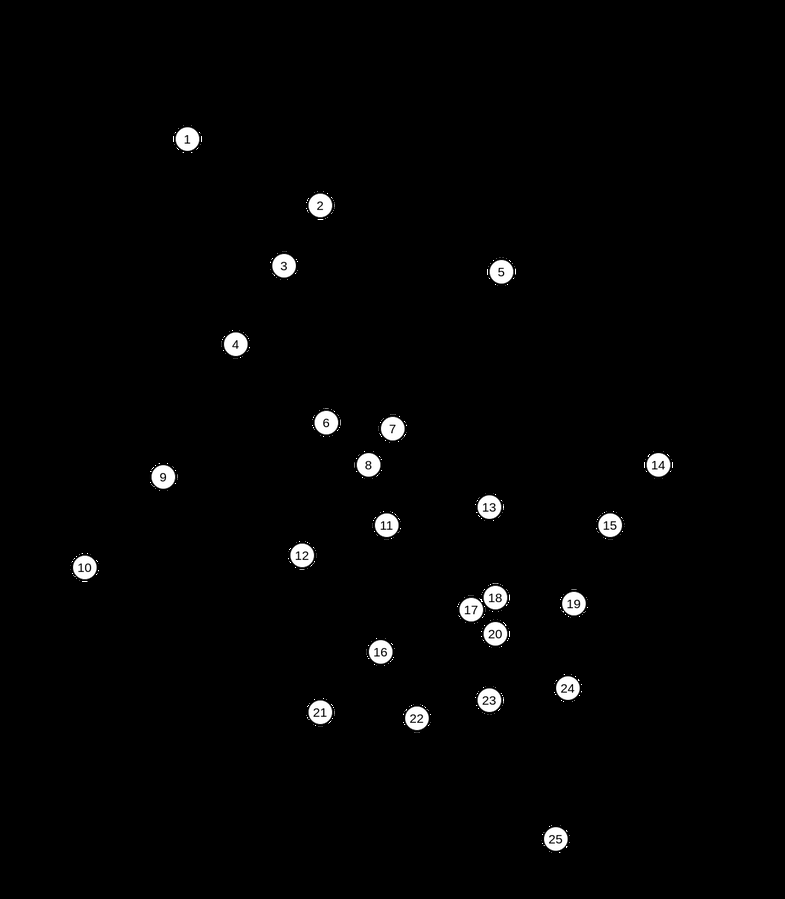
#> input picture data/nodes_only.png, 785 x 899 px, shrunk from 1300 x 1490 before the run, found by its file name
$ python extract_graph.py
#> lines starting #> are read from the running program, lines starting #| are printed output that depends on the picture; after the words box and inside, x2 and y2 are one past the last pixel; in counts of white or black regions, pixels touching at a corner belong together
import cv2
import pytesseract
from pytesseract import Output
import numpy as np
import networkx as nx

# Load the image
img = cv2.imread('data/nodes_only.png')
#> img is the input picture: shape (899, 785, 3); min 0, max 255, mean 3.8

# Convert the image to grayscale
gray = cv2.cvtColor(img, cv2.COLOR_BGR2GRAY)

# Use thresholding to isolate the nodes - this value may need adjustment
_, thresh = cv2.threshold(gray, 200, 255, cv2.THRESH_BINARY_INV)
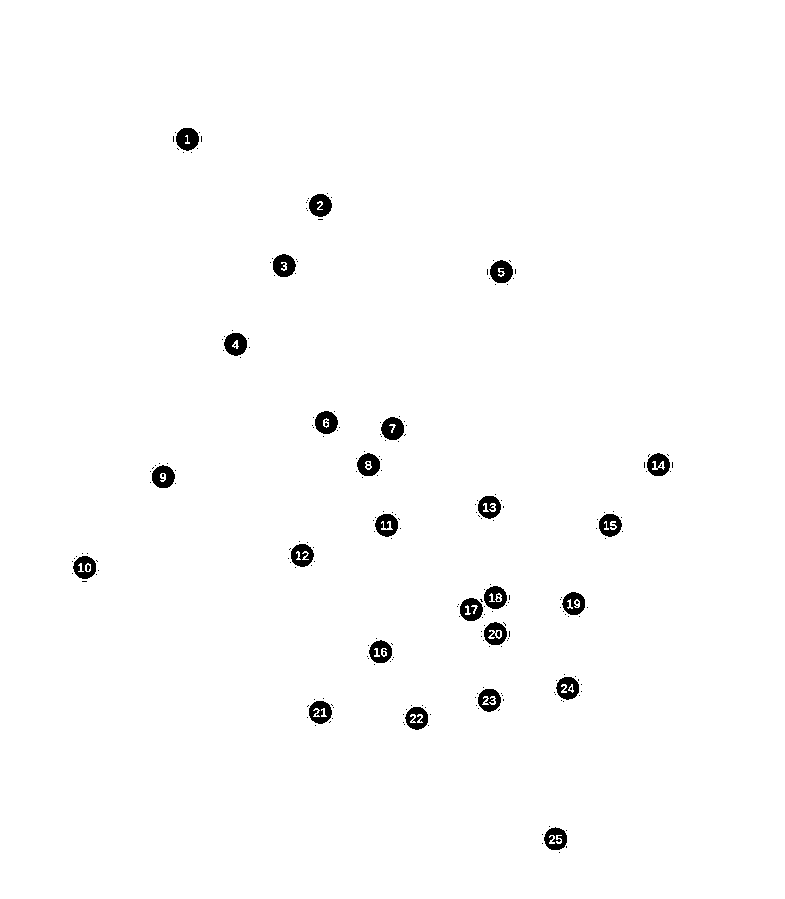
#> thresh: shape (899, 785); 98.7% white; 241 black regions (216 under 20 px)

# Find contours which will be the nodes
contours, _ = cv2.findContours(thresh, cv2.RETR_TREE, cv2.CHAIN_APPROX_SIMPLE)
#> contours = 300 contours, 260 with area under 20; largest, box (x1, y1, x2, y2) and area: (0, 0, 785, 899) 704032, (459, 597, 484, 622) 450, (308, 700, 333, 725) 448, (483, 585, 508, 610) 448, (314, 410, 339, 435) 448

# This will hold the centroid positions of the nodes
nodes_positions = {}

# Iterate over contours and compute the centroids
for i,contour in enumerate(contours):
    M = cv2.moments(contour)
    # Skip small contours that may be noise or not actual nodes
    if M["m00"] != 0 and cv2.contourArea(contour) > 10:
        cX = int(M["m10"] / M["m00"])
        cY = int(M["m01"] / M["m00"])
        # Draw the contour and center of the shape on the image
        cv2.drawContours(img, [contour], -1, (0, 255, 0), 2)
        cv2.circle(img, (cX, cY), 7, (255, 255, 255), -1)

        x, y, w, h = cv2.boundingRect(contour)
        roi = thresh[y - 10:y + h + 10, x - 10:x + w + 10]
        text = str(i)
        node_id = ''.join(filter(str.isdigit, text))

        if node_id:
            nodes_positions[int(node_id)] = (cX, cY)
#> this loop made 300 passes
#> (contour, cX, cY, x, y, w, h, text) on pass 1: ([[0, 0], [0, 898], [784, 898], [784, 0]], 392, 449, 0, 0, 785, 899, '0')
#> (cX, cY, x, y, w, h, text) on passes 7, 8, 9, 26, 27, 28: (555, 838, 543, 826, 25, 25, '6'), (558, 839, 556, 835, 6, 9, '7'), (551, 839, 549, 835, 6, 9, '8'), (416, 717, 404, 706, 25, 25, '25'), (419, 717, 417, 714, 6, 9, '26'), (412, 717, 410, 714, 6, 9, '27')
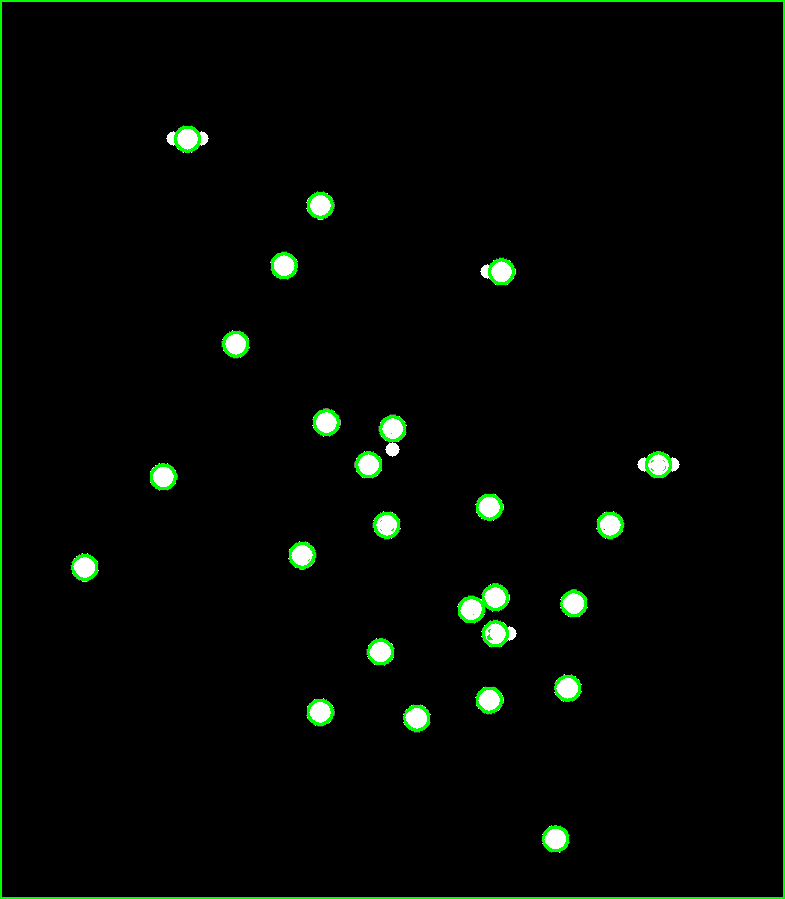
#> img: shape (899, 785, 3); 2.36% of pixels changed, all inside (x1, y1, x2, y2) = (0, 0, 785, 899)
#> after the loop, nodes_positions = 73 items


# We create a graph using NetworkX and add nodes with their positions
G = nx.Graph()
for node_id, (x, y) in nodes_positions.items():
    G.add_node(node_id, pos=(x, y))
#> this loop made 73 passes
#> (node_id, x, y) on passes 1 to 12: (0, 392, 449), (6, 555, 838), (7, 558, 839), (8, 551, 839), (25, 416, 717), (26, 419, 717), (27, 412, 717), (38, 319, 711), (39, 323, 712), (40, 316, 712), (53, 488, 699), (54, 492, 700)

# Return the positions and a visualization of the nodes on the map
positions = {node_id: data['pos'] for node_id, data in G.nodes(data=True)}
#> positions = 73 items
print(positions)
#> (printed output is left out)
node_positions = positions
#> node_positions = 73 items


from sklearn.cluster import DBSCAN
import numpy as np

positions = np.array(list(node_positions.values()))
#> positions = 73 pairs, first value 80 to 672, second value 138 to 839

# Run DBSCAN clustering algorithm to group points that are close to each other
# eps is the maximum distance between two samples for them to be considered as in the same neighborhood
# min_samples is the number of samples in a neighborhood for a point to be considered as a core point
db = DBSCAN(eps=10, min_samples=1).fit(positions)
labels = db.labels_
#> labels = 73 values from 0 to 31

# Create a new dictionary with one point per cluster
filtered_node_positions = {}
for label, position in zip(labels, positions):
    if label not in filtered_node_positions:
        filtered_node_positions[label] = position
#> this loop made 73 passes
#> (label, position) on passes 1 to 12: (0, [392, 449]), (1, [555, 838]), (1, [558, 839]), (1, [551, 839]), (2, [416, 717]), (2, [419, 717]), (2, [412, 717]), (3, [319, 711]), (3, [323, 712]), (3, [316, 712]), (4, [488, 699]), (4, [492, 700])
#> after the loop, filtered_node_positions = 32 items


node_positions = filtered_node_positions
#> node_positions = 32 items
del(node_positions[0])

print(node_positions)
#> (printed output is left out)


new_image = cv2.imread('data/map-pirin.jpg')
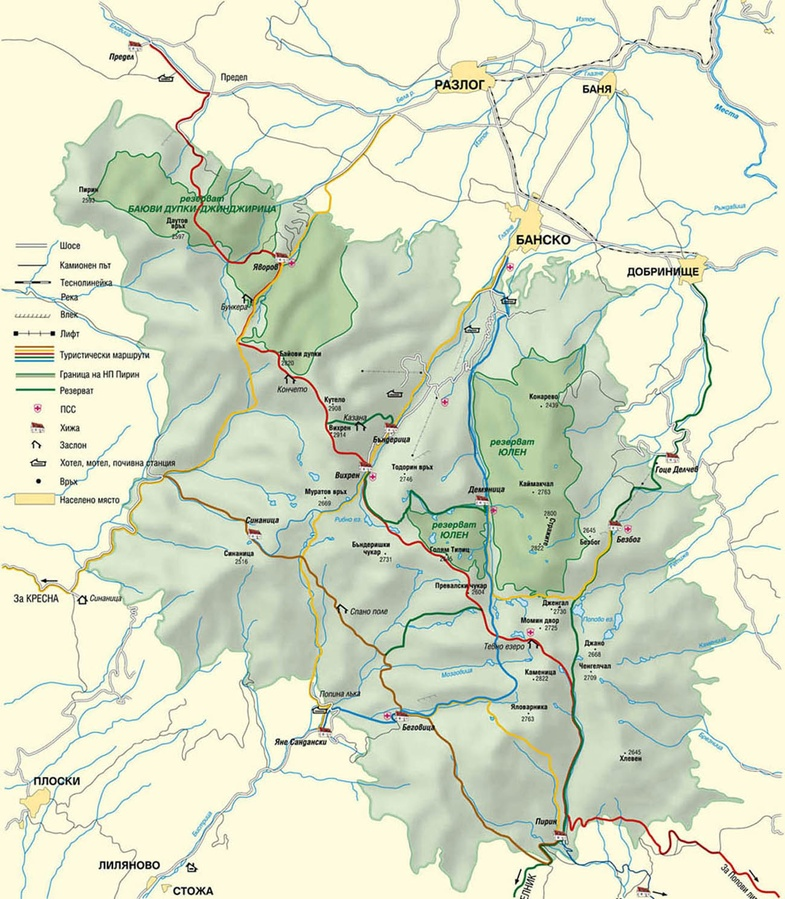
#> input picture data/map-pirin.jpg, 785 x 899 px, shrunk from 1300 x 1490 before the run, found by its file name
#> new_image is the input picture: shape (899, 785, 3); mean B, G, R 198.5, 223.4, 217.2

# Overlay the node positions on the new image
for node_id, (x, y) in node_positions.items():
    cv2.circle(new_image, (x, y), 5, (0, 255, 0), -2)
    cv2.putText(new_image, str(node_id), (x - 10, y - 10),
                cv2.FONT_HERSHEY_SIMPLEX, 0.5, (0, 0, 255), 2)
#> this loop made 31 passes
#> (x, y) on passes 1 to 12: (555, 838), (416, 717), (319, 711), (488, 699), (567, 687), (380, 651), (509, 633), (494, 633), (470, 609), (573, 603), (494, 597), (84, 566)
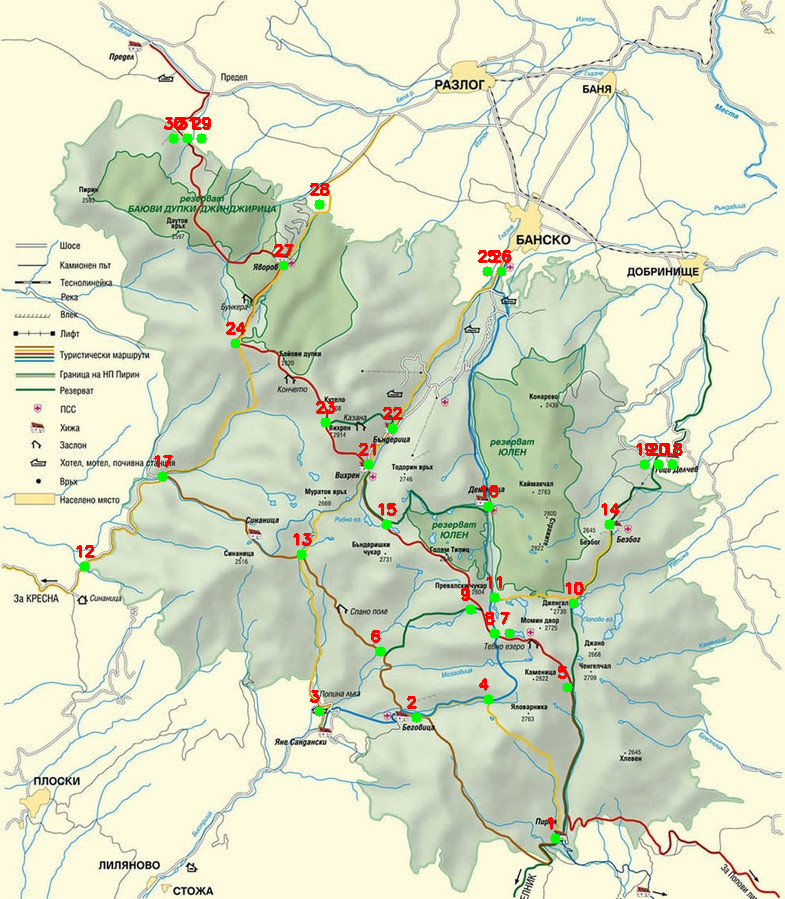
#> new_image: shape (899, 785, 3); 0.87% of pixels changed, all inside (x1, y1, x2, y2) = (76, 117, 683, 844)

cv2.imwrite('data/overlayed_image.png', new_image)
cv2.imshow('Overlayed Image', new_image)
cv2.waitKey(0)
cv2.destroyAllWindows()


import csv
csv_file = "data/node_positions.csv"
with open(csv_file, mode='w', newline='') as file:
    writer = csv.writer(file)
    writer.writerow(['Node ID', 'X Position', 'Y Position'])

    for node_id, position in node_positions.items():
        writer.writerow([node_id, position[0], position[1]])
#> this loop made 31 passes

print(f"node_positions have been exported to {csv_file}")
